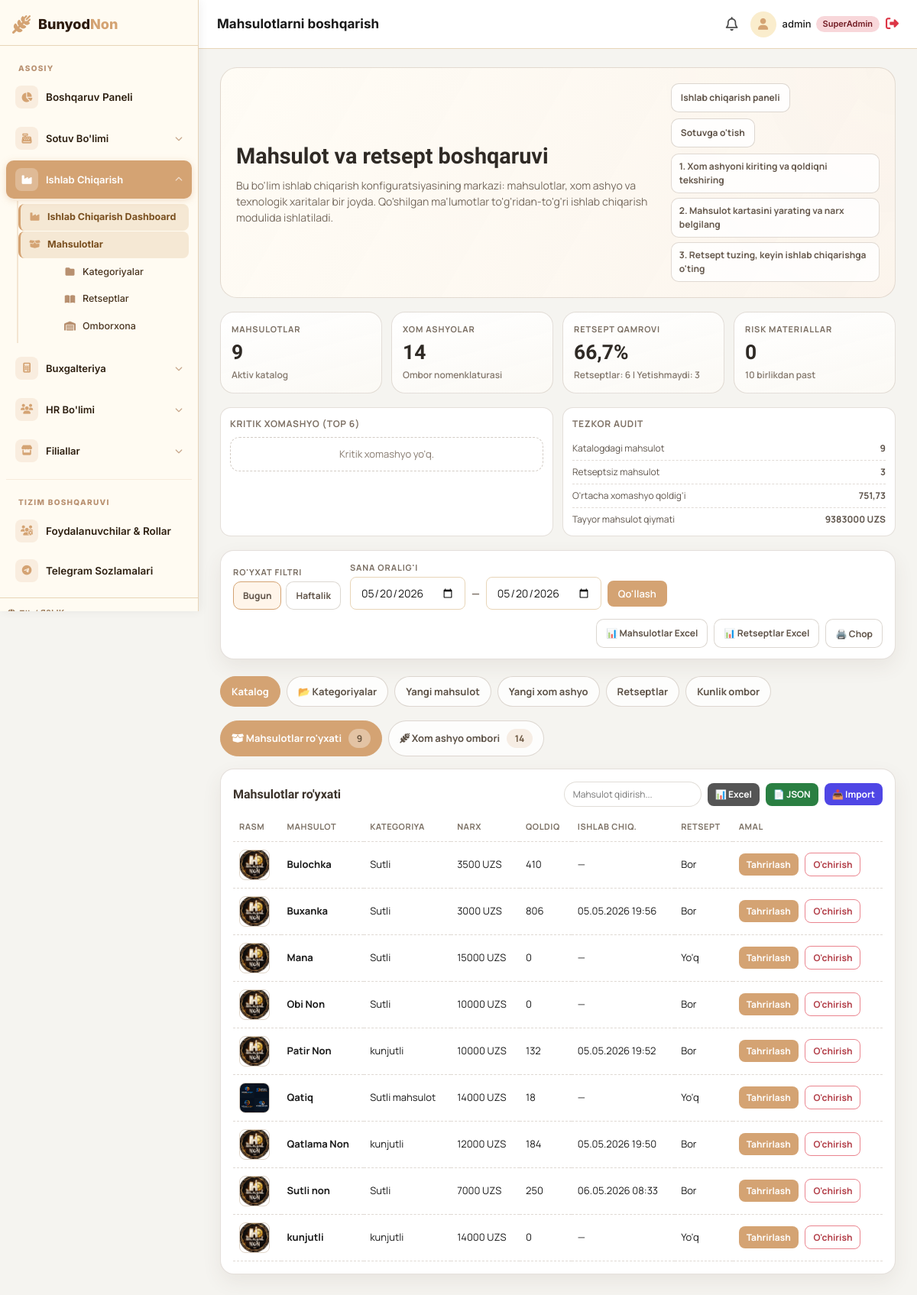
Before: /production/manage/ (signed in) with the older database file.
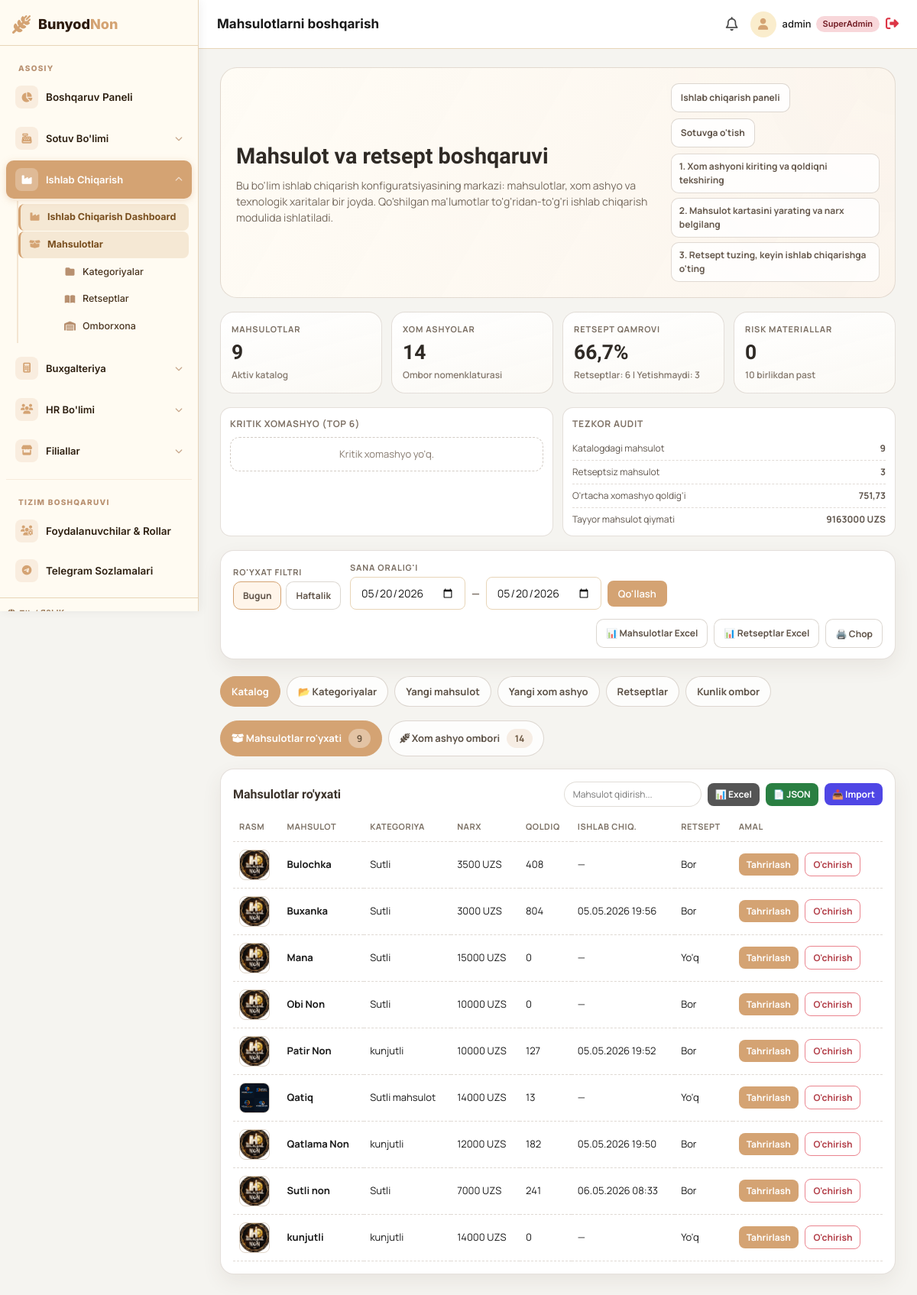
After: the same page with the newer database file.
### production/models.py (models this page shows, shortened)
class Product(models.Model):
    name = models.CharField(max_length=255)
    price = models.DecimalField(max_digits=10, decimal_places=2)
    category = models.ForeignKey(ProductCategory, null=True, blank=True, on_delete=models.SET_NULL, related_name='products')
    image = models.ImageField(upload_to='products/', null=True, blank=True)

class FinishedGoodsInventory(models.Model):
    product = models.OneToOneField(Product, on_delete=models.CASCADE, related_name='inventory')
    stock = models.IntegerField(default=0)
    produced_at = models.DateTimeField(null=True, blank=True)

class ProductCategory(models.Model):
    name = models.CharField(max_length=100, unique=True)

### production/views.py (the view, shortened to what this page needs)
# urls.py: path('manage/', views.manage_products, name='manage_products'),
@login_required
def manage_products(request):
    if not _can_access(request.user, 'production_manager', 'branch_admin'):
        return redirect('dashboard')
    products = Product.objects.select_related('category', 'inventory').order_by('name')
    raw_materials = RawMaterial.objects.all().order_by('name')
    recipes = Recipe.objects.select_related('product').prefetch_related('items__raw_material').all()
    categories = ProductCategory.objects.all().order_by('name')
    date_from, date_to = _date_range(request)
    exp = request.GET.get('export')
    if exp == 'excel':
        return _export_recipes_excel(recipes)
    if exp == 'catalog':
        return _export_products_catalog(products)
    low_materials = raw_materials.filter(stock__lt=10)
    inventory_value = sum(
        (item.product.price * item.stock)
        for item in FinishedGoodsInventory.objects.select_related('product')
    ) or Decimal('0')
    product_count = products.count()
    recipe_count = recipes.count()
    recipe_coverage = round((recipe_count / product_count) * 100, 1) if product_count else 0
    balance_view_date = timezone.localdate()
    raw_bal = request.GET.get('balance_date', '').strip()
    if raw_bal:
        try:
            balance_view_date = date.fromisoformat(raw_bal)
        except ValueError:
            pass
    balance_prev_date = balance_view_date - timedelta(days=1)
    balance_rows = []
    for inv in FinishedGoodsInventory.objects.select_related('product').order_by('product__name'):
        b = ProductDayBalance.objects.filter(balance_date=balance_view_date, product_id=inv.product_id).first()
        balance_rows.append({
            'product': inv.product,
            'physical': inv.stock,
            'opening': b.opening_qty if b else None,
            'closing': b.closing_qty if b else None,
            'closed_at': b.closed_at if b else None,
        })
    context = {
        'products': products,
        'raw_materials': raw_materials,
        'recipes': recipes,
        'categories': categories,
        'low_materials': low_materials,
        'inventory_value': inventory_value,
        'recipe_coverage': recipe_coverage,
        'product_count': product_count,
        'material_count': raw_materials.count(),
        'recipe_count': recipe_count,
        'materials_low_count': low_materials.count(),
        'products_without_recipe': products.filter(recipe__isnull=True).count(),
        'low_material_preview': low_materials.order_by('stock')[:6],
        'avg_material_stock': raw_materials.aggregate(avg=Avg('stock'))['avg'] or 0,
        'date_from': date_from,
        'date_to': date_to,
        'period': request.GET.get('period', 'today'),
        'balance_view_date': balance_view_date,
        'balance_prev_date': balance_prev_date,
        'balance_rows': balance_rows,
    }
    return render(request, 'manage_products.html', context)

### core/templatetags/menu_filters.py (called while the page is built)
@register.filter
def startswith(value, arg):
    if not value:
        return False
    return value.startswith(arg)

### production/views.py (called while the page is built, shortened)
def _can_access(user, *roles):
    if user.is_superuser:
        return True
    return user.groups.filter(name__in=roles).exists()

def _date_range(request):
    period = request.GET.get('period', 'today')
    today = timezone.localdate()
    if period == 'week':
        return today - timedelta(days=6), today
    return today, today

### templates/manage_products.html (shortened to what the changed rows need)
{% extends 'base.html' %}
{% block content %}
<section class="manage-shell">
    <div class="manage-hero">
        <div>
            <h2>Mahsulot va retsept boshqaruvi</h2>
        </div>
    </div>
    <div class="insight-grid">
        <div class="insight-card">
            <div class="insight-item"><span>Tayyor mahsulot qiymati</span><strong>{{ inventory_value|floatformat:0 }} UZS</strong></div>
        </div>
    </div>
    <div id="tab-overview" class="manage-tab-content active" style="grid-template-columns:1fr;">
        <div id="sub-products" class="mg-card">
            <div class="table-wrap">
                <table class="clean-table" id="productsTable">
                    <thead>
                        <tr>
                            <th>Rasm</th>
                            <th>Mahsulot</th>
                            <th>Kategoriya</th>
                            <th>Narx</th>
                            <th>Qoldiq</th>
                            <th>Ishlab chiq.</th>
                            <th>Retsept</th>
                            <th>Amal</th>
                        </tr>
                    </thead>
                    <tbody>
                        {% for p in products %}
                        <tr>
                            <td>
                                {% if p.image %}
                                    <img src="{{ p.image.url }}" alt="{{ p.name }}" style="width:40px;height:40px;object-fit:cover;border-radius:8px;border:1px solid #e0d5c8;">
                                {% else %}
                                    <div style="width:40px;height:40px;border-radius:8px;background:#f5ede0;display:flex;align-items:center;justify-content:center;font-size:18px;">🍞</div>
                                {% endif %}
                            </td>
                            <td><strong>{{ p.name }}</strong></td>
                            <td>{{ p.category.name|default:"—" }}</td>
                            <td>{{ p.price|floatformat:0 }} UZS</td>
                            <td>{% if p.inventory %}{{ p.inventory.stock }}{% else %}0{% endif %}</td>
                            <td>{% if p.inventory and p.inventory.produced_at %}{{ p.inventory.produced_at|date:"d.m.Y H:i" }}{% else %}—{% endif %}</td>
                            <td>{% if p.recipe %}Bor{% else %}Yo'q{% endif %}</td>
                            <td>
                                <button type="button" class="receive-btn" style="margin-right:6px;background:#d4a373;"
                                    onclick="openEditProductModal({{ p.id }}, '{{ p.name|escapejs }}', '{{ p.price }}', {% if p.category %}{{ p.category.id }}{% else %}null{% endif %})">Tahrirlash</button>
                                <form method="POST" style="display:inline;">
                                    <button type="submit" class="danger-btn" onclick="return confirm('Mahsulot o\'chirilsinmi?')">O'chirish</button>
                                </form>
                            </td>
                        </tr>
                        {% empty %}
                        <tr><td colspan="8"><div class="empty-box">Mahsulotlar hozircha mavjud emas.</div></td></tr>
                        {% endfor %}
                    </tbody>
                </table>
            </div>
        </div>
    </div>
</section>
{% endblock %}

Changed rows visible on the page:
changed through a linked row, Product "Bulochka": inventory.stock "410" → "408"
changed through a linked row, Product "Buxanka": inventory.stock "806" → "804"
changed through a linked row, Product "Patir Non": inventory.stock "132" → "127"
changed through a linked row, Product "Qatiq": inventory.stock "18" → "13"
changed through a linked row, Product "Qatlama Non": inventory.stock "184" → "182"
changed through a linked row, Product "Sutli non": inventory.stock "250" → "241"
Other visible differences:
{{ inventory_value|floatformat:0 }}: "9383000" → "9163000"
